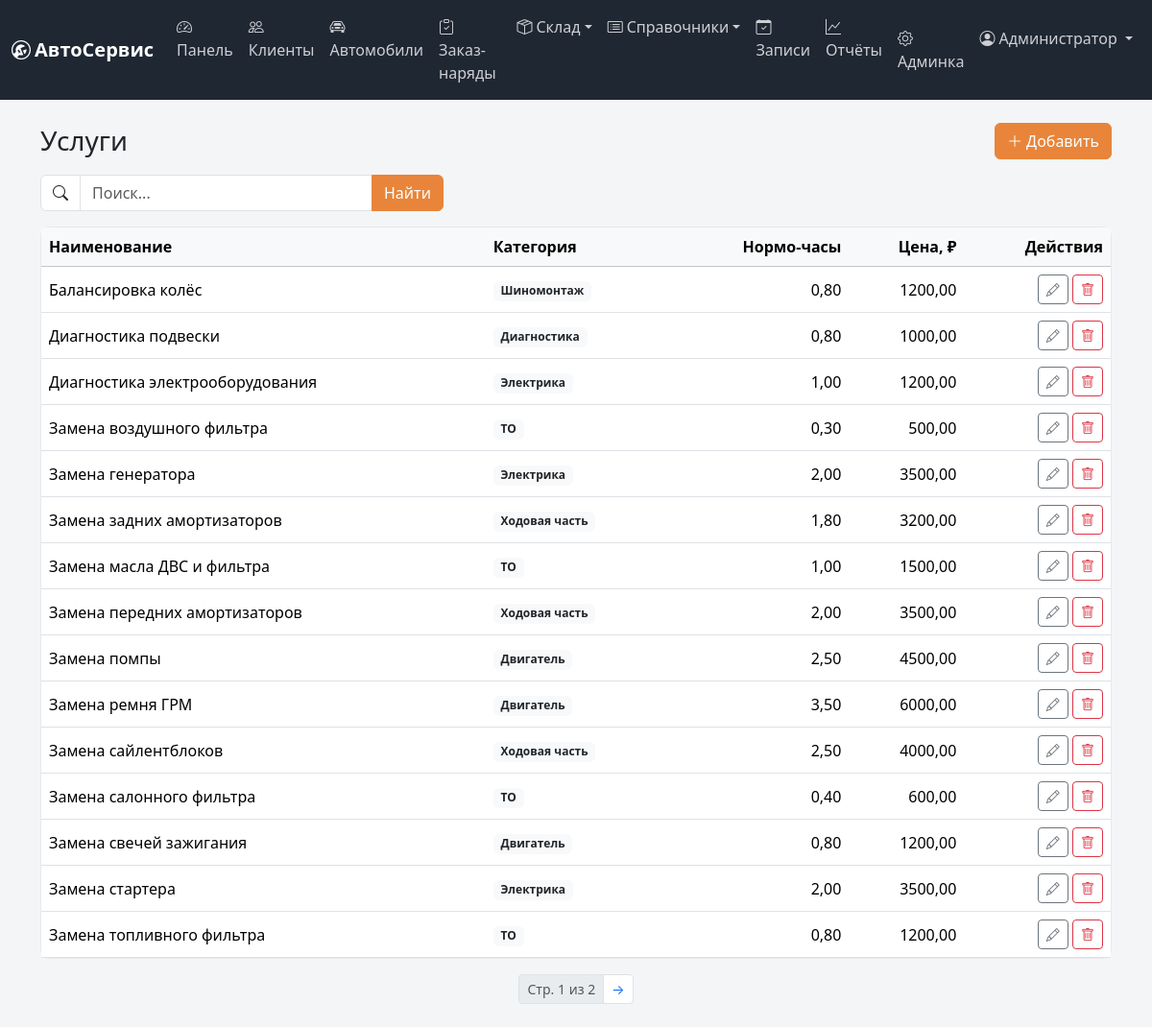
Screenshot of /services/ (signed in) with the database file from the repository.
### users/models.py (models this page shows, shortened)
class User(AbstractUser):
    class Role(models.TextChoices):
        ADMIN = "admin", "Администратор"
        RECEIVER = "receiver", "Мастер-приёмщик"
        MECHANIC = "mechanic", "Механик"
    middle_name = models.CharField("Отчество", max_length=150, blank=True)
    phone = models.CharField("Телефон", max_length=20, blank=True)
    role = models.CharField(
        "Роль", max_length=20, choices=Role.choices, default=Role.RECEIVER
    )
    class Meta:
        verbose_name = "Сотрудник"
        verbose_name_plural = "Сотрудники"
    @property
    def full_name(self):
        parts = [self.last_name, self.first_name, self.middle_name]
        return " ".join(p for p in parts if p) or self.username
    @property
    def is_admin(self):
        return self.is_superuser or self.role == self.Role.ADMIN
    @property
    def is_mechanic(self):
        return self.role == self.Role.MECHANIC

### workshop/models.py (models this page shows, shortened)
class Service(models.Model):
    category = models.ForeignKey(
        ServiceCategory, on_delete=models.PROTECT, related_name="services",
        verbose_name="Категория",
    )
    name = models.CharField("Наименование", max_length=255)
    labor_hours = models.DecimalField(
        "Нормо-часы", max_digits=5, decimal_places=2, default=1
    )
    price = models.DecimalField("Цена, ₽", max_digits=10, decimal_places=2)
    class Meta:
        verbose_name = "Услуга"
        verbose_name_plural = "Услуги"
        ordering = ["name"]

class ServiceCategory(models.Model):
    name = models.CharField("Название", max_length=120, unique=True)
    class Meta:
        verbose_name = "Категория услуг"
        verbose_name_plural = "Категории услуг"
        ordering = ["name"]

### workshop/views.py (the view)
# urls.py: path("services/", views.ServiceListView.as_view(), name="service_list"),
class ServiceListView(SearchableListView):
    model = Service
    template_name = "directory/service_list.html"
    search_fields = ("name",)
    def get_queryset(self):
        return super().get_queryset().select_related("category")

### users/access.py (called while the page is built)
    def dispatch(self, request, *args, **kwargs):
        if not request.user.is_authenticated:
            return self.handle_no_permission()
        if request.user.is_superuser or request.user.role in self.allowed_roles:
            return super().dispatch(request, *args, **kwargs)
        raise PermissionDenied

### workshop/context_processors.py (called while the page is built)
def workshop_info(request):
    return {"workshop": getattr(settings, "WORKSHOP_INFO", {})}

### workshop/views.py (called while the page is built)
    def get_queryset(self):
        qs = super().get_queryset()
        query = self.request.GET.get("q", "").strip()
        if query and self.search_fields:
            condition = Q()
            for field in self.search_fields:
                condition |= Q(**{f"{field}__icontains": query})
            qs = qs.filter(condition)
        return qs

    def get_context_data(self, **kwargs):
        ctx = super().get_context_data(**kwargs)
        ctx["q"] = self.request.GET.get("q", "")
        return ctx

### templates/directory/service_list.html (shortened to what this page needs)
{% extends "crud/list_base.html" %}
{% block list_title %}Услуги{% endblock %}
{% block list_actions %}
  <a href="{% url 'service_create' %}" class="btn btn-primary"><i class="bi bi-plus-lg me-1"></i>Добавить</a>
{% endblock %}
{% block thead %}
  <th>Наименование</th><th>Категория</th><th class="text-end">Нормо-часы</th><th class="text-end">Цена, ₽</th><th class="text-end">Действия</th>
{% endblock %}
{% block tbody %}
{% for s in object_list %}
<tr>
  <td class="fw-medium">{{ s.name }}</td>
  <td><span class="badge bg-light text-dark">{{ s.category.name }}</span></td>
  <td class="text-end">{{ s.labor_hours }}</td>
  <td class="text-end">{{ s.price }}</td>
  <td class="text-end text-nowrap">
    {% include "crud/_row_actions.html" with pk=s.pk edit="service_update" delete="service_delete" %}
  </td>
</tr>
{% empty %}
<tr><td colspan="5" class="text-center text-muted py-4">Услуги не найдены</td></tr>
{% endfor %}
{% endblock %}

### templates/base.html (shortened to what this page needs)
{% load static %}
<!doctype html>
<html lang="ru">
<head>
  <link href="https://cdn.jsdelivr.net/npm/bootstrap@5.3.3/dist/css/bootstrap.min.css" rel="stylesheet">
  <link href="https://cdn.jsdelivr.net/npm/bootstrap-icons@1.11.3/font/bootstrap-icons.min.css" rel="stylesheet">
  <link href="{% static 'css/app.css' %}" rel="stylesheet">
</head>
<body>
  <nav class="navbar navbar-expand-lg navbar-dark app-navbar">
    <div class="container-fluid">
      <a class="navbar-brand fw-semibold" href="{% url 'dashboard' %}">
        <i class="bi bi-wrench-adjustable-circle me-1"></i>АвтоСервис
      </a>
      {% if user.is_authenticated %}
      <div class="collapse navbar-collapse" id="mainNav">
        <ul class="navbar-nav me-auto mb-2 mb-lg-0">
          <li class="nav-item"><a class="nav-link" href="{% url 'dashboard' %}"><i class="bi bi-speedometer2 me-1"></i>Панель</a></li>
          {% if not user.is_mechanic %}
          <li class="nav-item"><a class="nav-link" href="{% url 'client_list' %}"><i class="bi bi-people me-1"></i>Клиенты</a></li>
          <li class="nav-item"><a class="nav-link" href="{% url 'vehicle_list' %}"><i class="bi bi-car-front me-1"></i>Автомобили</a></li>
          {% endif %}
          <li class="nav-item"><a class="nav-link" href="{% url 'order_list' %}"><i class="bi bi-clipboard-check me-1"></i>Заказ-наряды</a></li>
          {% if not user.is_mechanic %}
          <li class="nav-item dropdown">
            <a class="nav-link dropdown-toggle" href="#" role="button" data-bs-toggle="dropdown"><i class="bi bi-box-seam me-1"></i>Склад</a>
          </li>
          <li class="nav-item dropdown">
            <a class="nav-link dropdown-toggle" href="#" role="button" data-bs-toggle="dropdown"><i class="bi bi-card-list me-1"></i>Справочники</a>
          </li>
          <li class="nav-item"><a class="nav-link" href="{% url 'appointment_list' %}"><i class="bi bi-calendar-check me-1"></i>Записи</a></li>
          {% endif %}
          {% if user.is_admin %}
          <li class="nav-item"><a class="nav-link" href="{% url 'reports' %}"><i class="bi bi-graph-up me-1"></i>Отчёты</a></li>
          {% endif %}
        </ul>
        <ul class="navbar-nav">
          {% if user.is_staff %}
          <li class="nav-item"><a class="nav-link" href="{% url 'admin:index' %}"><i class="bi bi-gear me-1"></i>Админка</a></li>
          {% endif %}
          <li class="nav-item dropdown">
            <a class="nav-link dropdown-toggle" href="#" role="button" data-bs-toggle="dropdown">
              <i class="bi bi-person-circle me-1"></i>{{ user.full_name }}
            </a>
          </li>
        </ul>
      </div>
      {% endif %}
    </div>
  </nav>
  <main class="container py-4">
    {% block content %}{% endblock %}
  </main>
</body>
</html>

### templates/crud/_row_actions.html
<a href="{% url edit pk %}" class="btn btn-sm btn-outline-secondary" title="Редактировать"><i class="bi bi-pencil"></i></a>
<a href="{% url delete pk %}" class="btn btn-sm btn-outline-danger" title="Удалить"><i class="bi bi-trash"></i></a>

### static/css/app.css (style rules this page uses)
:root { --app-dark: #1f2733; --app-accent: #e8853a; --app-accent-dark: #c46a28; }
body { background-color: #f4f5f7; }
.app-navbar { background-color: var(--app-dark); }
.app-navbar .navbar-brand, .app-navbar .nav-link:hover { color: #fff; }
.app-navbar .nav-link { color: rgba(255, 255, 255, .78); }
.btn-primary { --bs-btn-bg: var(--app-accent); --bs-btn-border-color: var(--app-accent); --bs-btn-hover-bg: var(--app-accent-dark); --bs-btn-hover-border-color: var(--app-accent-dark); --bs-btn-active-bg: var(--app-accent-dark); --bs-btn-active-border-color: var(--app-accent-dark); }

### rows the page displays
User: full_name "Администратор"
Service: name "Балансировка колёс", category.name "Шиномонтаж", labor_hours "0,80", price "1200,00"
Service: name "Диагностика подвески", category.name "Диагностика", labor_hours "0,80", price "1000,00"
Service: name "Диагностика электрооборудования", category.name "Электрика", labor_hours "1,00", price "1200,00"
Service: name "Замена воздушного фильтра", category.name "ТО", labor_hours "0,30", price "500,00"
Service: name "Замена генератора", category.name "Электрика", labor_hours "2,00", price "3500,00"
Service: name "Замена задних амортизаторов", category.name "Ходовая часть", labor_hours "1,80", price "3200,00"
Service: name "Замена масла ДВС и фильтра", category.name "ТО", labor_hours "1,00", price "1500,00"
Service: name "Замена передних амортизаторов", category.name "Ходовая часть", labor_hours "2,00", price "3500,00"
Service: name "Замена помпы", category.name "Двигатель", labor_hours "2,50", price "4500,00"
Service: name "Замена ремня ГРМ", category.name "Двигатель", labor_hours "3,50", price "6000,00"
Service: name "Замена сайлентблоков", category.name "Ходовая часть", labor_hours "2,50", price "4000,00"
Service: name "Замена салонного фильтра", category.name "ТО", labor_hours "0,40", price "600,00"
Service: name "Замена свечей зажигания", category.name "Двигатель", labor_hours "0,80", price "1200,00"
Service: name "Замена стартера", category.name "Электрика", labor_hours "2,00", price "3500,00"
Service: name "Замена топливного фильтра", category.name "ТО", labor_hours "0,80", price "1200,00"

### other values shown
{{ page_obj.number }} "1"
{{ page_obj.paginator.num_pages }} "2"
